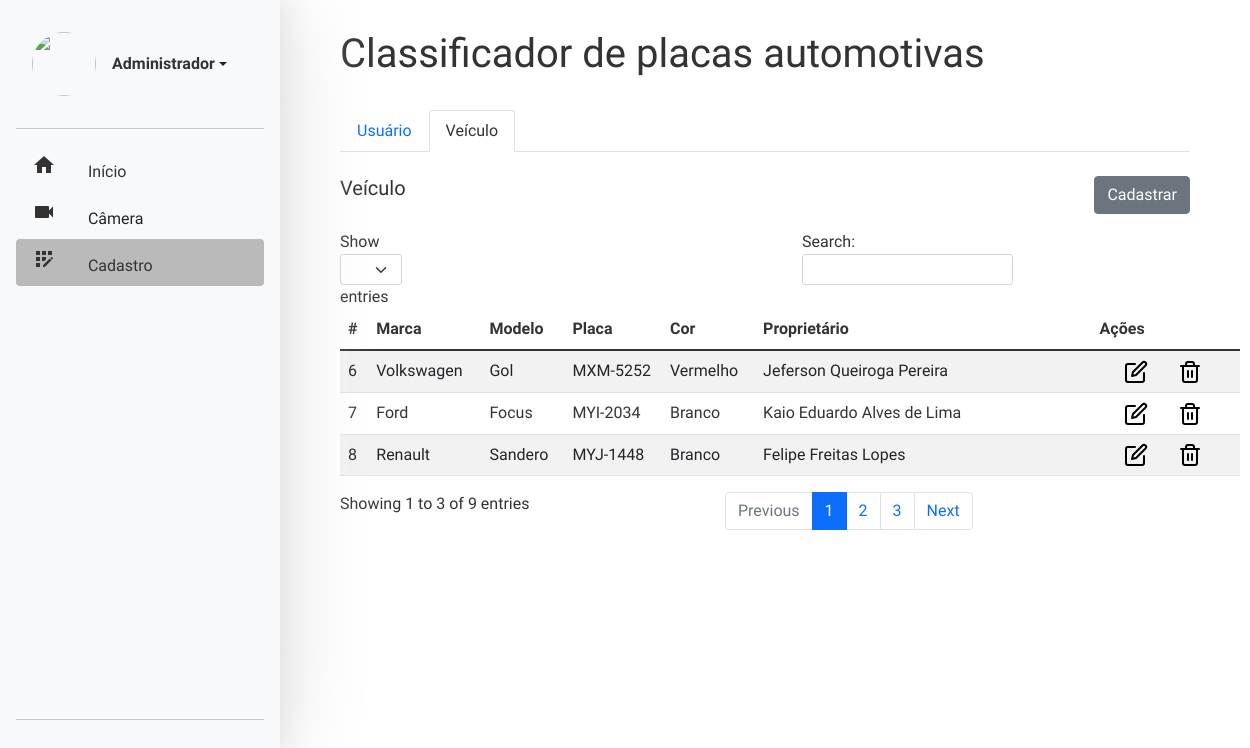
Page /reg/veh/ on the committed database.
### register/models.py (models this page shows)
class vehicle(models.Model):
    brand = models.CharField(max_length = 100, verbose_name ='MARCA')
    model = models.CharField(max_length = 100, verbose_name = 'MODELO')
    plate = models.CharField(max_length = 100, verbose_name = 'PLACA')
    color = models.CharField(max_length = 100, verbose_name = 'COR')
    user = models.ForeignKey(user, on_delete = models.CASCADE, null = True, blank = True, verbose_name = 'PROPRIETÁRIO')

class user(models.Model):
    username = models.CharField(max_length = 100, verbose_name = 'USUÁRIO')
    cpf = models.CharField(max_length = 14, verbose_name = 'CPF')
    enrollment = models.CharField(max_length = 14, verbose_name = 'MATRÍCULA')
    email = models.EmailField(max_length = 70, verbose_name = 'E-MAIL')
    phone = models.CharField(max_length = 15, verbose_name = 'TELEFONE')
    def __str__(self):
        return self.username

### register/views.py (the view)
# urls.py: path('veh/', views.veh_list, name = 'VehList'),
def veh_list(request):
    vehs = vehicle.objects.all()
    template_name = 'veh_list.html'
    context = {
        'vehs': vehs
    }
    return render(request, template_name, context)

### register/templates/veh_list.html (shortened to what this page needs)
{% extends "layout/base.html" %}
{% load static %}
{% block 'head' %}
<link rel="stylesheet" href="{% static 'css/veh_list.css' %}">
{% endblock %}
{% block 'body' %}
<ul class="nav nav-tabs" style="margin-bottom: 24px;">
    <li class="nav-item">
        <a class="nav-link" href="{% url 'UserList' %}">Usuário</a>
    </li>
    <li class="nav-item">
        <a class="nav-link active" aria-current="page" href="{% url 'VehList' %}" style="color:#333333;">Veículo</a>
    </li>
</ul>
<div>
    <div class="quadro" style="float:right;">
        <a href="{% url 'VehAdd' %}" class="btn btn-secondary">Cadastrar</a>
    </div>
    <h5>Veículo</h5>
</div>
<div class="container container-table">
    <div class="row" style="width: 900px; height: 400px;margin: 0px;">
        <div class="col-lg-12" style="padding-left: 0px;padding-right: 0px;">
            <div class="table-responsive table-scroll">
                <table id="bootstrapdatatable" class="table table-striped">
                    <thead>
                        <tr>
                            <th>#</th>
                            <th>Marca</th>
                            <th>Modelo</th>
                            <th>Placa</th>
                            <th>Cor</th>
                            <th>Proprietário</th>
                            <th>Ações</th>
                        </tr>
                    </thead>
                    <tbody>
                        {% for veh in vehs %}
                        <tr>
                            <td>{{ veh.id }}</td>
                            <td>{{ veh.brand }}</td>
                            <td>{{ veh.model }}</td>
                            <td>{{ veh.plate }}</td>
                            <td>{{ veh.color }}</td>
                            <td>{{ veh.user }}</td>
                            <td>
                                <div class="container">
                                    <div class="row">
                                        <div class="col">
                                            <a href="{% url 'VehEdit' veh.id %}">
                                                <img src="{% static 'img/EditSVG.svg' %}" alt="">
                                            </a>
                                        </div>
                                        <div class="col">
                                            <a href="{% url 'VehRemove' veh.id %}"
                                                onclick="return confirm('Tem certeza que deseja excluir esse veículo?')">
                                                <img src="{% static 'img/TrashSVG.svg' %}" alt="">
                                            </a>
                                        </div>
                                    </div>
                                </div>
                            </td>
                        </tr>
                        {% endfor %}
                    </tbody>
                </table>
            </div>
        </div>
    </div>
</div>
{% endblock %}

### register/static/css/veh_list.css (style rules this page uses)
* { box-sizing: border-box; font-family: 'Noto Sans Mono', monospace; font-family: 'Quicksand', sans-serif; color: #333333; }
body { background: #fafafa; height: 100vh; width: 100%; justify-content: center; color: #333333; }
h5 { font-size: 30px; font-weight: bold; margin-top: 90px; color: #333333; }
.nav-item { align-items: center; flex-direction: column; }
.container-table { margin-top: 30px; padding-left: 0px !important; padding-right: 0px !important; }
.table-scroll { max-height:400px; overflow-y:auto; }
h5 { margin-top: 30px; }

### rows in the picture
vehicle: id "6", brand "Volkswagen", model "Gol", plate "MXM-5252", color "Vermelho", user "Jeferson Queiroga Pereira"
vehicle: id "7", brand "Ford", model "Focus", plate "MYI-2034", color "Branco", user "Kaio Eduardo Alves de Lima"
vehicle: id "8", brand "Renault", model "Sandero", plate "MYJ-1448", color "Branco", user "Felipe Freitas Lopes"
